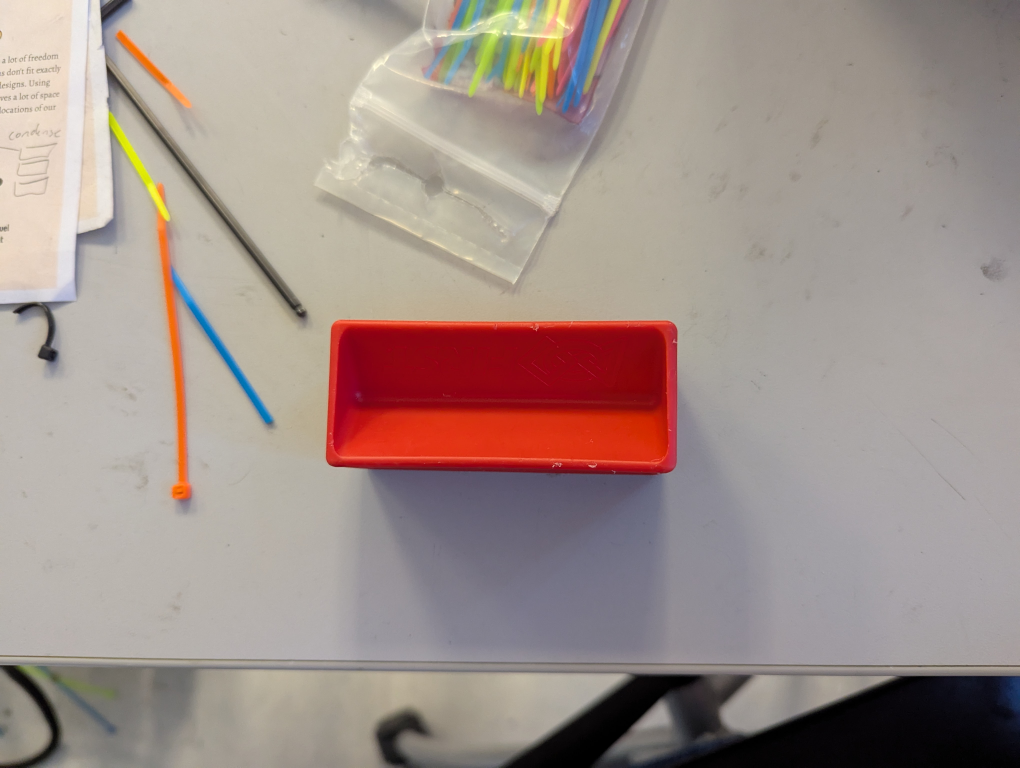
#> input picture Machine Vision Pipelines/src/PXL_20250318_140513578.jpg, 4080 x 3072 px, given in place of the camera (shown at 1/4 size)
$ python RedSampleDetect.py
#> lines starting #> are read from the running program, lines starting #| are printed output that depends on the picture; after the words box and inside, x2 and y2 are one past the last pixel; in counts of white or black regions, pixels touching at a corner belong together; long printed decimals are rounded
import math
import cv2
import numpy as np
import matplotlib as mpl
import scipy.interpolate

#-----Constants-----#

RED_SAMP_LOW = np.array([0, 50, 50])
RED_SAMP_HIGH = np.array([5, 255, 255])


#-----Input Formatting-----#

#Get img data
cam = cv2.VideoCapture(1)

#Scale it so that it actually fits on my screen
while True:

    ret, frame = cam.read()
#> frame is the input picture: shape (3072, 4080, 3); mean B, G, R 139.1, 145.3, 161.1


    #-----Create Bounding Boxes Around Samples-----#

    #Get HSV value so that we can analyze the image
    sampleHSV = cv2.cvtColor(frame, cv2.COLOR_BGR2HSV)
#> sampleHSV: shape (3072, 4080, 3); mean H, S, V 51.9, 42.7, 163

    #Make a color mask to get the red samples
    redColorMask = cv2.inRange(sampleHSV, RED_SAMP_LOW, RED_SAMP_HIGH)
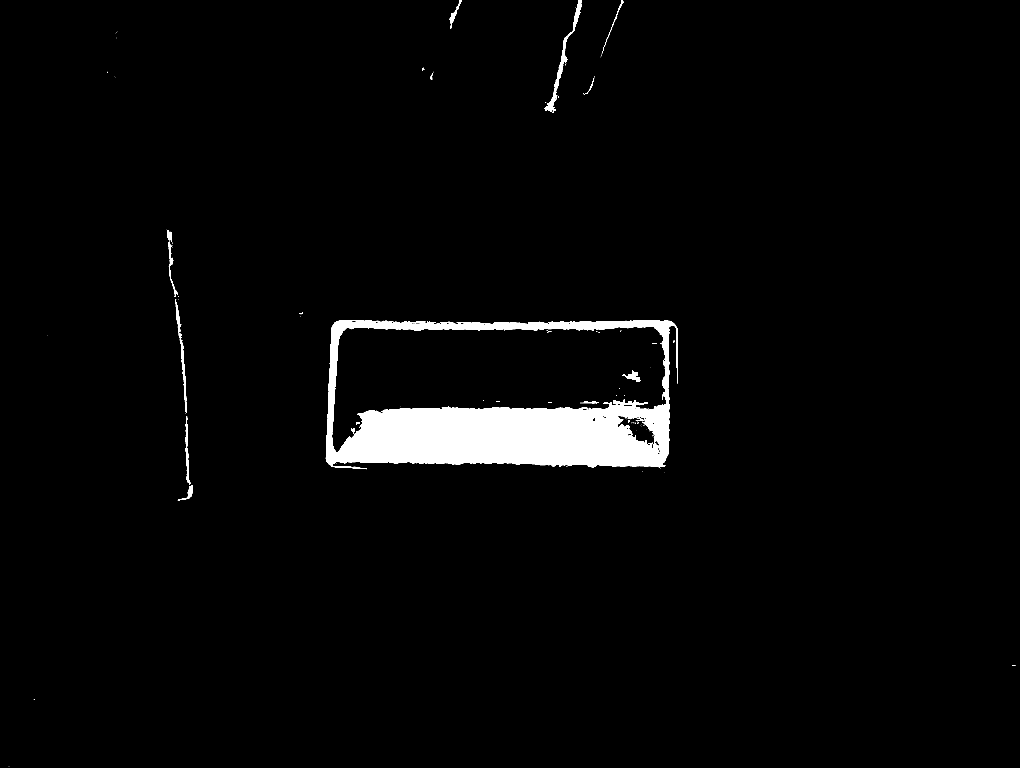
#> redColorMask: shape (3072, 4080) (shown at 1/4 size); 2.8% white; 251 white regions (217 under 20 px), largest, box (x1, y1, x2, y2) and area: (1303, 1280, 2711, 1876) 334893, (2178, 0, 2326, 450) 5991, (705, 1218, 748, 1652) 2832

    #Dilate the color mask to get better mask results
    kernel = np.ones((3,3), np.uint8)
    dilatedSample = cv2.dilate(redColorMask, kernel, iterations=5)
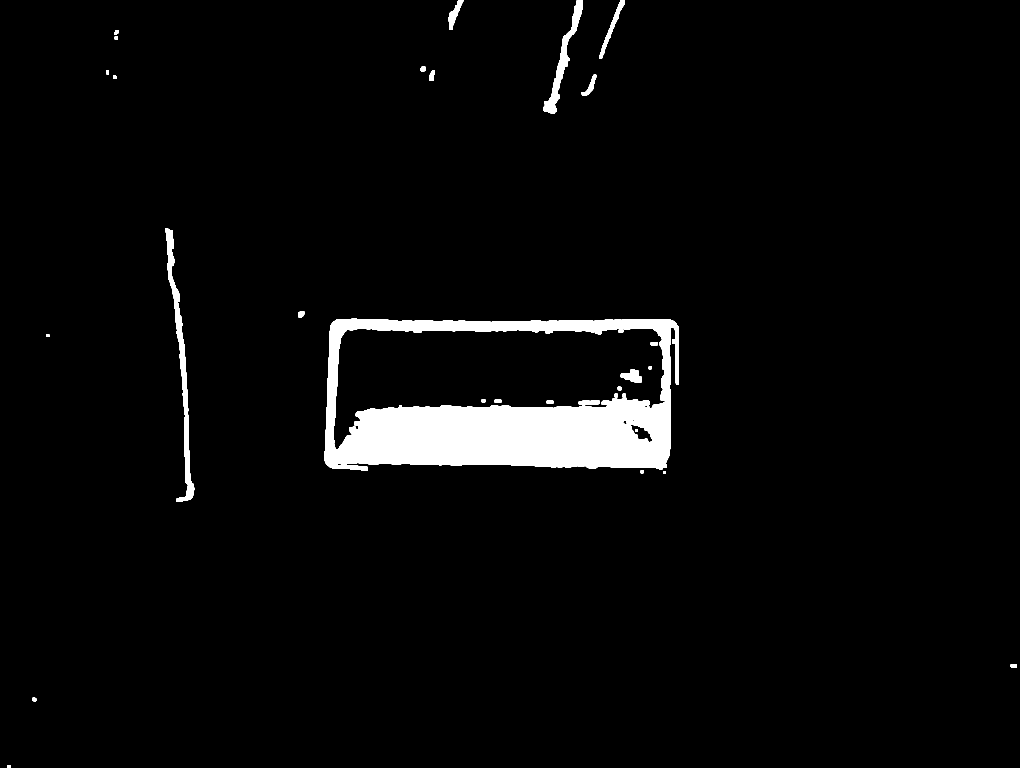
#> dilatedSample: shape (3072, 4080) (shown at 1/4 size); 3.6% white; 31 white regions

    #Fit contours around the samples
    sampleContours = cv2.findContours(dilatedSample, cv2.RETR_LIST, cv2.CHAIN_APPROX_SIMPLE)
#> sampleContours = 36 contours; largest, box (x1, y1, x2, y2) and area: (1298, 1275, 2716, 1882) 800836, (1332, 1312, 2662, 1802) 404414, (662, 914, 777, 2007) 20970, (2173, 0, 2331, 455) 12523, (2397, 0, 2499, 235) 3638

    thresholdArea = 30000
    filteredContours = []

    #Find largest contours
    for cnt in sampleContours[0]:
        if cv2.contourArea(cnt) >= thresholdArea:
            filteredContours.append(cnt)
#> this loop made 36 passes
#> cnt on passes 1, 4, 5, 6, 13, 14, 15, 16, 19, 21, 32: [[30, 3062], [30, 3071], [41, 3071], [41, 3062]], [[2652, 1884], [2652, 1894], [2662, 1894], [2662, 1884]], [[2563, 1881], [2563, 1892], [2573, 1892], [2573, 1881]], [[2540, 1717], [2540, 1727], [2550, 1727], [2550, 1717]], [[1979, 1599], [1979, 1610], [2004, 1610], [2004, 1599]], [[1927, 1597], [1927, 1608], [1940, 1608], [1940, 1597]], [[2491, 1575], [2491, 1588], [2502, 1588], [2502, 1575]], [[2459, 1575], [2459, 1588], [2470, 1588], [2470, 1575]], [[2595, 1466], [2595, 1476], [2605, 1476], [2605, 1466]], [[186, 1337], [186, 1347], [196, 1347], [196, 1337]], [[459, 146], [459, 157], [469, 157], [469, 146]]
#> after the loop, filteredContours = 2 contours; box (x1, y1, x2, y2) and area: (1298, 1275, 2716, 1882) 800836, (1332, 1312, 2662, 1802) 404414

    #Create a list of all of the bounding boxes
    rects = []

    #Fill the list with all of the samples
    for cnt in filteredContours:
        #Fit a bounding rectangle around the contour
        rect = cv2.minAreaRect(cnt)
        box = cv2.boxPoints(rect)
        box = np.int64(box)
        rects.append(box)
#> this loop made 2 passes
#> (rect, box) on passes 1 to 2: (((1979.7, 1477), (1357.1, 474.5), -7.62), [[1338, 1802], [1275, 1331], [2620, 1151], [2683, 1622]]), (((2006.7, 1578.9), (605.9, 1416.5), -89.91), [[2714, 1883], [1297, 1880], [1298, 1274], [2715, 1277]])
#> after the loop, rects = [[[1338, 1802], [1275, 1331], [2620, 1151], [2683, 1622]], [[2714, 1883], [1297, 1880], [1298, 1274], [2715, 1277]]]

    #Debuggin it rn
    print(rects)
#| [array([[1338, 1802],
#|        [1275, 1331],
#|        [2620, 1151],
#|        [2683, 1622]]), array([[2714, 1883],
#|        [1297, 1880],
#|        [1298, 1274],
#|        [2715, 1277]])]

    #Draw the bounding boxes for coolness effects
    boundedSample = cv2.drawContours(frame, rects, -1, (0, 255, 0), 2)


    #-----Find Middle of Sample-----#

    #First, we need the centroids for all of the boxes
    boxCenters = np.empty([len(rects), 2])
#> boxCenters = [[4e-311, 3.99e-311], [2.7e-311, 2.71e-311]]

    #Create a counter because GG
    listIterator = 0

    #Loop through every rectangle
    for rect in rects:

        #Create two temporary arrays for the x and y values we will capture
        xPoints = np.empty([2])
        yPoints = np.empty([2])
        for point in range(0, 2):
            xPoints[point] = rect[point*2, 0] #Capture the values
            yPoints[point] = rect[point*2, 1]

        #print(xPoints)
        #print(yPoints)

        #Get the values and append them to the data arrays
        midX = (xPoints[0] + xPoints[1]) / 2
        midY = (yPoints[0] + yPoints[1]) / 2
        boxCenters[listIterator] = [midX, midY] #Add the data to the boxcenters variable

        #Update the counter
        listIterator += 1
#> this loop made 2 passes
#> (rect, midX, midY, listIterator) on passes 1 to 2: ([[1338, 1802], [1275, 1331], [2620, 1151], [2683, 1622]], 1979, 1476.5, 1), ([[2714, 1883], [1297, 1880], [1298, 1274], [2715, 1277]], 2006, 1578.5, 2)
#> after the loop, boxCenters = [[1979, 1476.5], [2006, 1578.5]]; listIterator = 2

    #Format the center points so that OpenCV does not poop itself
    boxCenters = np.int64(boxCenters)
#> boxCenters = [[1979, 1476], [2006, 1578]]


    #-----Find Closest Sample to Center-----#

    #Create arrays for the midpoint and one for the closest sample
    midpoint = np.array([1000/2, 1000/2])
    try:
        closestSample = np.array([boxCenters[0][0], boxCenters[0][1], 0])
#> closestSample = [1979, 1476, 0]
    except:
        continue

    #Create a counter to keep track of indeces
    centerCounter = 0

    #Loop through every bounding box center point
    for center in boxCenters:

        isCloserThanClosest = center[0] > closestSample[0] and center[1] > closestSample[1]
        isLessThanMidpoint = center[0] <= midpoint[0] and center[1] <= midpoint[1]

        #If the center is closer to the midpoint, make that the new closest sample
        if isCloserThanClosest and isLessThanMidpoint:
            closestSample[0] = center[0]
            closestSample[1] = center[1]
            closestSample[2] = centerCounter #IMPORTANT: This is the index of the closest sample in the array

        #Update the counter
        centerCounter += 1
#> this loop made 2 passes
#> (center, isCloserThanClosest, isLessThanMidpoint, centerCounter) on passes 1 to 2: ([1979, 1476], False, False, 1), ([2006, 1578], True, False, 2)
#> after the loop, centerCounter = 2

    #print(closestSample)


    #-----Find Angle Of sample relative to Cam-----#

    CENTER_LINE_SLOPE = 10000000000
    CLOSEST_BOX_INDEX = closestSample[2]
#> CLOSEST_BOX_INDEX = 0
    #AROC = Change in X / Change in Y

    try:
        CLOSEST_BOX_SLOPE =  (rects[CLOSEST_BOX_INDEX][0][1] - rects[CLOSEST_BOX_INDEX][1][1]) / (rects[CLOSEST_BOX_INDEX][0][0] - rects[CLOSEST_BOX_INDEX][1][0])
#> CLOSEST_BOX_SLOPE = 7.48
    except ZeroDivisionError:
        closestBoxTheta = 90

    #Formula of Angle Between two lines:
    # tan(Theta) = m1 - m2 / 1 + m1*m2
    # Get theta with Arc Tangent

    if math.isinf(CLOSEST_BOX_SLOPE):
        closestBoxTheta = 0
    else:
        closestBoxTheta = math.atan(abs((CLOSEST_BOX_SLOPE - CENTER_LINE_SLOPE) / (1 + CLOSEST_BOX_SLOPE*CENTER_LINE_SLOPE)))
#> closestBoxTheta = 0.133

    closestBoxTheta = math.degrees(closestBoxTheta)
#> closestBoxTheta = 7.62

    print(closestBoxTheta)
#| 7.619


    degToServoPos = scipy.interpolate.interp1d([0, 360], (0.0, 1.0))

    servoPos = round(float(degToServoPos(closestBoxTheta)), 2)
#> servoPos = 0.02


    #-----Format Findings-----#

    #Map out all of the center points nicely
    for center in boxCenters:
        cv2.putText(boundedSample, "X: " + str(center[0]) + ", Y: " + str(center[1]), ((center[0]) + 10, center[1]), cv2.FONT_HERSHEY_COMPLEX, 0.7, (0, 255, 0), 1, cv2.LINE_AA)
        cv2.circle(boundedSample, (center[0], center[1]), 1, (0, 255, 0), 2)
#> this loop made 2 passes

    cv2.putText(boundedSample, "Servo Position to Align: " + str(servoPos), ((boxCenters[0][0]) + 10, boxCenters[0][1] + 30), cv2.FONT_HERSHEY_COMPLEX, 0.7, (0, 255, 0), 1, cv2.LINE_AA)

    cv2.imshow("Sample", boundedSample)

    if cv2.waitKey(1) == ord('q'):
#> (key q is pressed here)
        break


#-----End Program-----#
cam.release()
cv2.destroyAllWindows()
